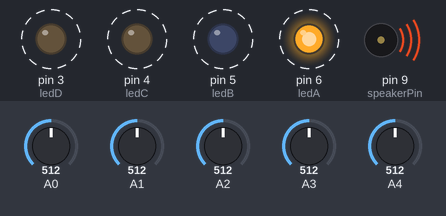
The sketch below on a simulated Arduino Uno, built with avr-gcc and run on an emulated ATmega328P. Shown: output pins drawn as LEDs (lit = HIGH), buzzer (waves = sounding). Dashed ring = blinking. Inputs (shaded band) come from the test bench; at power-on: A4 = 512, A0 = 512, A1 = 512, A2 = 512, A3 = 512.

Above: at 0.93 s.
1.7 s: A4 set to 992
At 2.45 s:
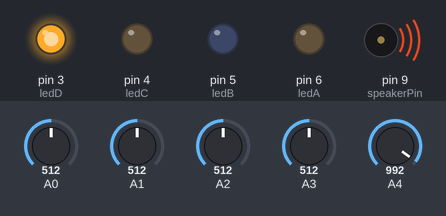
5.4 s: A4 set to 306
At 5.86 s:
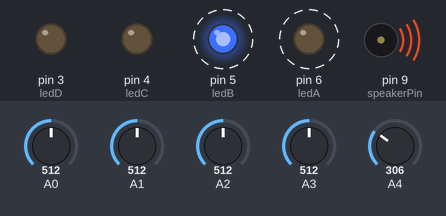
At 7.28 s:
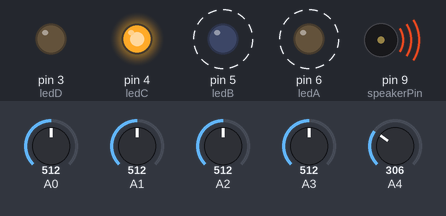
8.9 s: A4 set to 30
Timing chart, 0 to 18.4 s (numbered marks = the images above; inputs shaded):
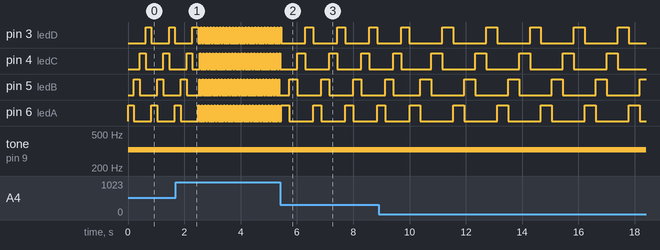

The sketch:

StepSequencer.ino
```cpp
/*
 * StepSequencer.ino
 *
 * https://www.browndoggadgets.com/
 *
 */

int speakerPin = 9;

int ledA = 6;
int ledB = 5;
int ledC = 4;
int ledD = 3;

void setup() {
  pinMode(speakerPin, OUTPUT);
  pinMode(ledA, OUTPUT);
  pinMode(ledB, OUTPUT);
  pinMode(ledC, OUTPUT);
  pinMode(ledD, OUTPUT);
}

void loop() {

  int valA = map(analogRead(A0), 0, 1024, 50, 600);
  int valB = map(analogRead(A1), 0, 1024, 50, 600);
  int valC = map(analogRead(A2), 0, 1024, 50, 600);
  int valD = map(analogRead(A3), 0, 1024, 50, 600);
  int tempo = map(analogRead(A4), 0, 1024, 400, 15);

  digitalWrite(ledA, HIGH);
  tone(speakerPin, valA);
  delay(tempo);
  digitalWrite(ledA, LOW);

  digitalWrite(ledB, HIGH);
  tone(speakerPin, valB);
  delay(tempo);
  digitalWrite(ledB, LOW);

  digitalWrite(ledC, HIGH);
  tone(speakerPin, valC);
  delay(tempo);
  digitalWrite(ledC, LOW);

  digitalWrite(ledD, HIGH);
  tone(speakerPin, valD);
  delay(tempo);
  digitalWrite(ledD, LOW);

}
```

Measured:
- after the input at 5.4 s, pin 5 (ledB), pin 6 (ledA): alternates HIGH for 0.29 s and LOW for 0.86 s, starting after 0.32 s
- by itself, pin 3 (ledD): repeats every 1.6 s: LOW 1.2 s, HIGH 0.39 s
- by itself, pin 4 (ledC): repeats every 1.5 s: LOW 1.1 s, HIGH 0.39 s
- by itself, pin 6 (ledA): repeats every 0.11 s: HIGH 0.03 s, LOW 0.08 s
